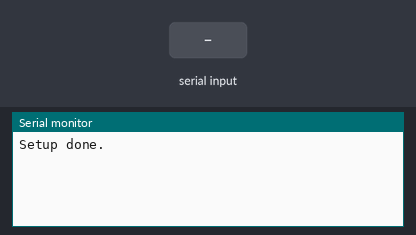
Bench run of a sketch on a simulated ESP32. On the bench: the last lines printed to the serial monitor. Inputs (shaded band) come from the test bench.

Above: at 1.2 s.
1.3 s: "1\n" received over Serial
At 2.2 s:
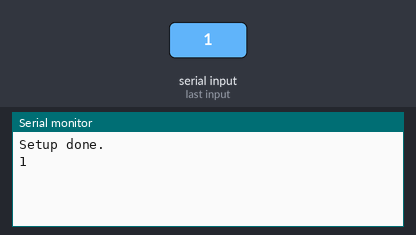
2.8 s: "0\n" received over the second serial link
At 3.4 s:
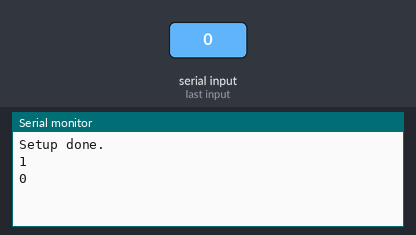
4.3 s: "2\n" received over Serial
At 5.7 s:
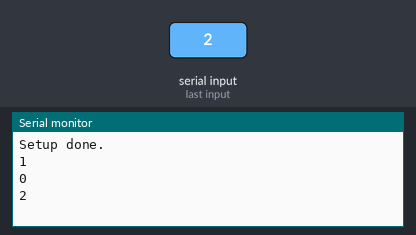

The sketch:

esp32-uart.ino
```cpp
#include <HardwareSerial.h>

HardwareSerial ArduinoSerial(2); // RX, TX

void setup() {
  // put your setup code here, to run once:
  Serial.begin(9600);
  ArduinoSerial.begin(9600);
  Serial.println("Setup done.");
}

void loop() {
  // put your main code here, to run repeatedly:
  if(Serial.available()) {
    String str = Serial.readStringUntil('\n');
    Serial.println(str);
    ArduinoSerial.println(str);
    delay(10);
  }
  if(ArduinoSerial.available()) {
    String str = ArduinoSerial.readStringUntil('\n');
    Serial.println(str);
    delay(10);
  }
}
```

Measured:
- after the input at 1.3 s, the serial monitor: prints a new line at once (image 1)
- after the input at 2.8 s, the serial monitor: prints a new line at once (image 2)
- after the input at 4.3 s, the serial monitor: prints a new line at once (image 3)
